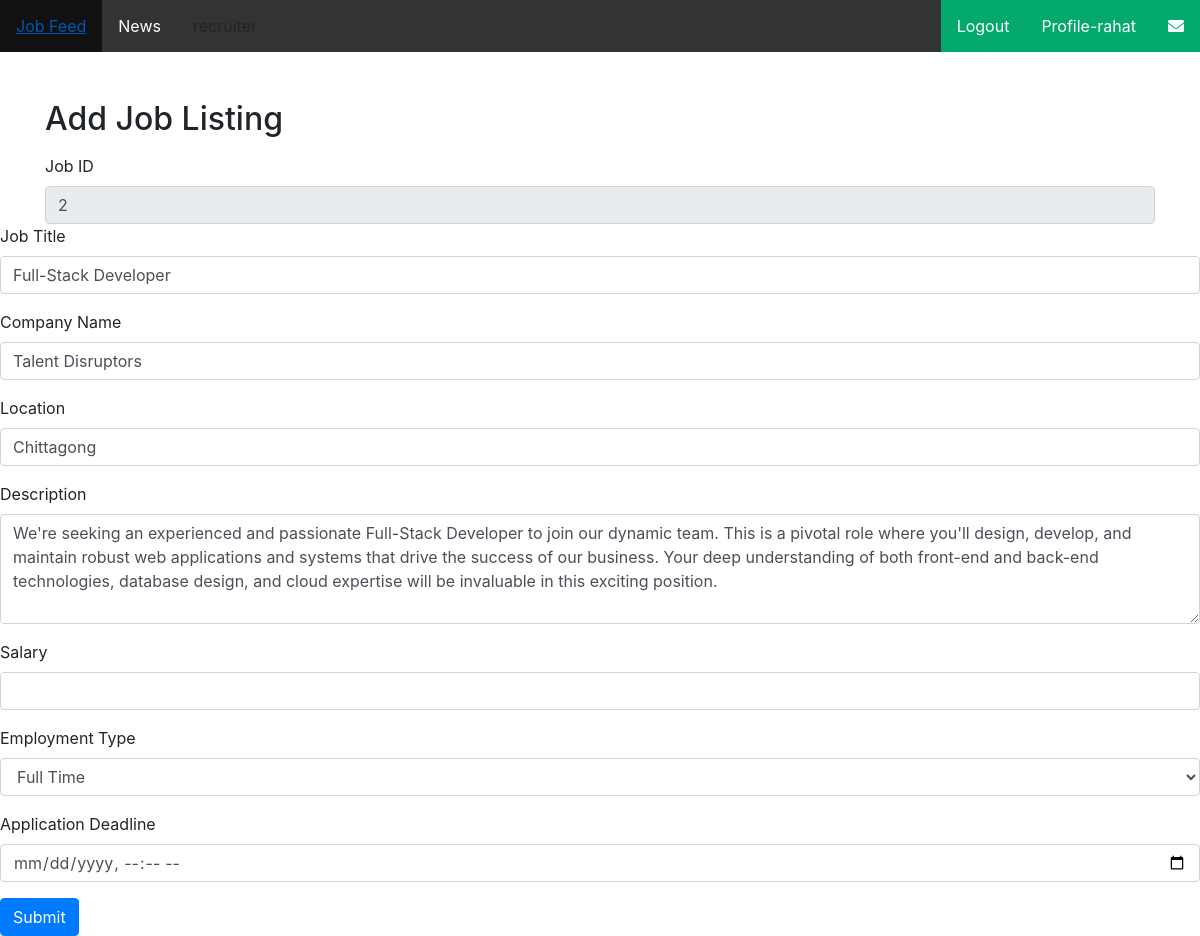
/editJob/2/ (signed in), run on the app's committed database.
### myApp/models.py (models this page shows, shortened)
class Custom_User(AbstractUser):
    USER=[
        ('recruiter','Recruiter'),('jobseeker','JobSeeker')
    ]
    user_type=models.CharField(choices=USER,max_length=120)
    profile_pic=models.ImageField(upload_to="media/profile_pic",null=True)

class JobModel(models.Model):
    JOB_TYPE_CHOICES=[
        ('full_time', 'Full Time'),
        ('part_time', 'Part Time'),
        ('contract', 'Contract'),
        ('internship', 'Internship'),
        ('temporary', 'Temporary'),
    ]
    user=models.ForeignKey(Custom_User,null=True,blank=True,on_delete=models.CASCADE)
    job_title = models.CharField(max_length=200, null=True, blank=True)
    company_name = models.CharField(max_length=200, null=True, blank=True)
    location = models.CharField(max_length=200, null=True, blank=True)
    description = models.TextField(null=True, blank=True)
    salary = models.PositiveIntegerField(null=True, blank=True)
    employment_type = models.CharField(max_length=50, choices=JOB_TYPE_CHOICES, null=True, blank=True)
    posted_date = models.DateTimeField(auto_now_add=True)
    update_date = models.DateTimeField(auto_now=True)
    application_deadline = models.DateTimeField(null=True, blank=True)

### myProject/views.py (the view)
# urls.py: path('editJob/<str:edit_id>/',editJob,name='editJob'),
@login_required
def editJob(request,edit_id):
    job=JobModel.objects.get(id=edit_id)
    current_user=request.user
    if current_user.user_type == "recruiter":
        if request.method=="POST":
            job=JobModel()
            job.id=request.POST.get("job_id")
            job.user=current_user
            job.job_title=request.POST.get("job_title")
            job.company_name=request.POST.get("company_name")
            job.location=request.POST.get("location")
            job.description=request.POST.get("description")
            job.salary=request.POST.get("salary")
            job.employment_type=request.POST.get("employment_type")
            job.posted_date=request.POST.get("application_deadline")
            job.save()
            messages.success(request,"Job Created Successfully")
            return redirect("createdJob")
    else:
        messages.warning(request,"You are not Recruiter")
    context={
        "Job":job
    }
    return render(request,"myAdmin/EditJobPage.html",context)

### Template/myAdmin/EditJobPage.html (shortened to what this page needs)
{% extends 'Common/base.html' %}
{% block body %}
<!DOCTYPE html>
<html lang="en">
<head>
    <link rel="stylesheet" href="https://stackpath.bootstrapcdn.com/bootstrap/4.5.2/css/bootstrap.min.css">
</head>
<body>
    <div class="container mt-5">
        <h2>Add Job Listing</h2>
        <form id="jobForm" method="POST">
                <label for="jobTitle">Job ID</label>
                <input readonly type="text" value="{{Job.id}}" class="form-control" id="jobTitle" name="job_id" required>
            </div>
            <div class="form-group">
                <label for="jobTitle">Job Title</label>
                <input type="text" value="{{Job.job_title}}" class="form-control" id="jobTitle" name="job_title" required>
            </div>
            <div class="form-group">
                <label for="companyName">Company Name</label>
                <input type="text" value="{{Job.company_name}}"  class="form-control" id="companyName" name="company_name" required>
            </div>
            <div class="form-group">
                <label for="location">Location</label>
                <input type="text"  value="{{Job.location}}" class="form-control" id="location" name="location" required>
            </div>
            <div class="form-group">
                <label for="description">Description</label>
                <textarea class="form-control"  value=""  id="description" name="description" rows="4" required>{{Job.description}}</textarea>
            </div>
            <div class="form-group">
                <label for="salary">Salary</label>
                <input type="number" value="{{Job.salary}}"  class="form-control" id="salary" name="salary" min="0">
            </div>
            <div class="form-group">
                <label for="employmentType">Employment Type</label>
                <select class="form-control" id="employmentType" name="employment_type" required>
                    <option value="full_time">Full Time</option>
                </select>
            </div>
            <div class="form-group">
                <label for="applicationDeadline">Application Deadline</label>
                <input type="datetime-local"   class="form-control" id="applicationDeadline" name="application_deadline">
            </div>
            <button type="submit" class="btn btn-primary">Submit</button>
</body>
</html>
{% endblock body %}

### Template/Includes/navbar.html (shortened to what this page needs)
<head>
  <link rel="stylesheet" href="https://cdnjs.cloudflare.com/ajax/libs/font-awesome/6.0.0-beta3/css/all.min.css">
</head>
<ul>
  <li><a href="{% url 'JobFeed' %}">Job Feed</a></li>
  <li><a href="#news">News</a></li>
  <li><a>{{ request.user.user_type }}</a></li>
  <li style="float:right">
      <a class="active" href="{% url 'my_messages' %}">
          <i class="fas fa-envelope"></i>
      </a>
  </li>
  <li style="float:right"><a class="active" href="{% url 'profile_view' %}">Profile-{{ request.user.username }}</a></li>
  <li style="float:right"><a class="active" href="{% url 'logoutPage' %}">Logout</a></li>
</ul>

### Template/Common/base.html (style rules this page uses)
ul { list-style-type: none; margin: 0; padding: 0; overflow: hidden; background-color: #333; }
li { float: left; }
li a { display: block; color: white; text-align: center; padding: 14px 16px; text-decoration: none; }
.active { background-color: #04AA6D; }

### data on the page
Custom_User: user.username "rahat"
JobModel: job_id "2", job_title "Full-Stack Developer", company_name "Talent Disruptors", location "Chittagong", description "We're seeking an experienced and passionate Full-Stack Developer to join our dynamic team. This is a pivotal role where you'll design, develop, and maintain robust web applications and systems that drive the success of our business. Your deep understanding of both front-end and back-end technologies, database design, and cloud expertise will be invaluable in this exciting position."
